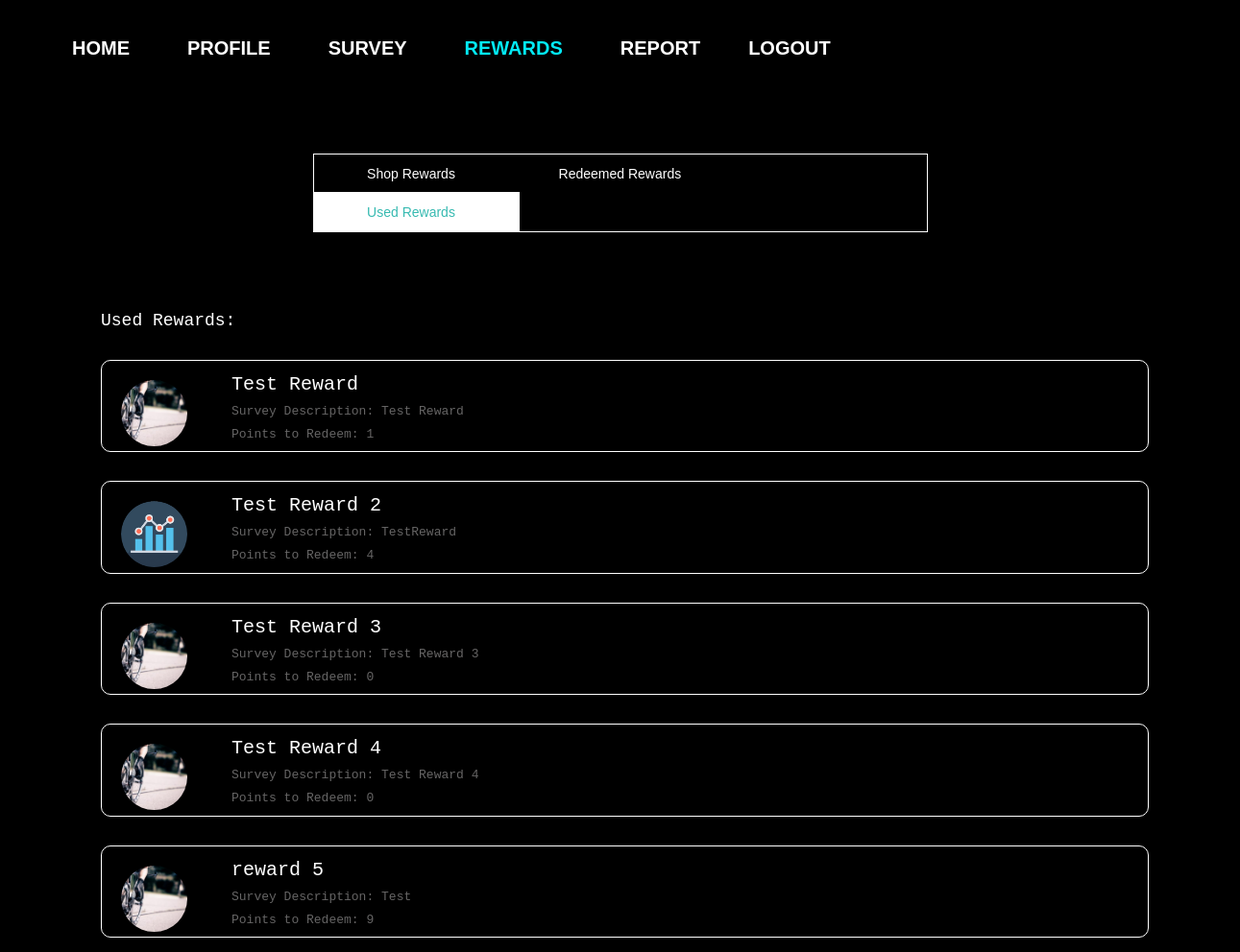
/usedrewards/ (signed in), run on the app's committed database.
### survey/models.py (models this page shows, shortened)
class Reward(models.Model):
    rewardtitle = models.CharField('Title', max_length=255)
    rewarddescription = models.CharField('Reward Description',max_length=5000)
    reward_pic = models.ImageField(upload_to='reward_pics', blank=True)
    requiredpoints = models.IntegerField(default=12)

### survey/views.py (the view)
# urls.py: path('usedrewards/', survey_views.usedrewards_view, name='usedrewards'),
def usedrewards_view(request):
    try:
        context = {
            'displayedpoints': TotalPoints.objects.get_or_create(user=request.user),
            'allusedrewards': UsedRewards.objects.get(user=request.user)
        }
    except:
        context={
            'displayedpoints': TotalPoints.objects.get_or_create(user=request.user),
            'allusedrewards':None
        }
    return render(request, 'survey/usedrewards.html', context)

### survey/templates/survey/usedrewards.html (shortened to what this page needs)
{% extends "survey/base.html" %}
{% load static %}
{% block css %}
<link rel="stylesheet" type="text/css" href="{% static 'survey/rewards.css' %}">
{% endblock %}
{% block navbar %}
<div class="nav_box">
<header class="navbarheader">
<div class=nav>
  <ul class=navbarlist>
    <a href="{% url 'survey:dashboard' %}" role="button">Home</a>
    <a href="{% url 'accounts:profile' %}" role="button">Profile</a>
    <a href="{% url 'survey:survey' %}" role="button">Survey</a>
    <a href="{% url 'survey:shoprewards' %}" role="button" class="active">Rewards</a>
    <a href="{% url 'survey:report' %}" role="button">Report</a>
    <a href="{% url 'logout' %}" id="logout">Logout</a>
  </ul>
</div>
</header>
</div>
{% endblock %}
{% block body_block %}
{% load widget_tweaks %}
<div class="points">
</div>
<section>
  <nav>
    <div></div>
    <ul>
      <li onclick="window.location.href='/shoprewards'">
      Shop Rewards
      </li>
      <li onclick="window.location.href='/redeemedrewards'" >
      Redeemed Rewards
    </li>
    <li onclick="window.location.href='/usedrewards'" class="active1">
      Used Rewards
    </li>
    </ul>
  </nav>
</section>
<div class="reward">
  <h2> Used Rewards:
    {% for reward in allusedrewards.usedrewards.all %}
    <div class="indiv">
      <div class="uh-image">
        <img class="uh-image-inner" src="{{reward.reward_pic.url}}">
      </div>
      <div class="title">
      {{reward.rewardtitle}}
      </div>
    <div class="des">
      Survey Description:
      {{reward.rewarddescription}}
    </div>
    <div class="pts">
      Points to Redeem:
      {{reward.requiredpoints}}
    </div>
    </div>
    {% endfor %}
  </h2>
</div>
{% endblock %}

### survey/static/survey/base.css (style rules this page uses)
html { height: 100%; }
body { background: #000000; margin: auto; font-family: "Trebuchet MS", monospace; }
div { padding:5px; }

### survey/static/survey/nav.css (style rules this page uses)
.navbarheader { color: white; display: flex; align-items: center; justify-content: center; overflow: hidden; display: flex; align-items: center; justify-content: center; flex-direction: row; height:100px; position:fixed; }
nav { display: flex; justify-content: center; }
.navbarlist { display: flex; list-style-type: none; }
.navbarlist a { margin: 10px 30px; position: relative; color: white; font-family: 'Oswald', sans-serif; font-size: 20px; font-weight: bold; text-transform: uppercase; text-decoration: none; }
.navbarlist a:before { position: absolute; bottom: -2px; content: ''; width: 100%; height: 3px; background: #03e9f4; transform: translateX(-100%); opacity: 0; }
.navbarlist .active { color: #03e9f4; }
#logout { margin-left: 20px; }

### survey/static/survey/rewards.css (style rules this page uses)
.points { margin-top:-90px; margin-left: 1200px; color:black; }
.reward { margin-left: 100px; color:white; }
.indiv { font-size: small; border: 1px solid #fff; margin-top: 30px; padding-left:100px; padding-top: 20px; margin-right: 90px; border-radius: 10px; }
.title { margin-left: 30px; font-size:20px; font-style: bold; }
.des { margin-left: 30px; color: rgb(102, 101, 101); }
.pts { margin-left: 30px; color: rgb(102, 101, 101); }
h2 { font-size: large; margin-top: 100px; }
section { position:relative; width:640px; margin:50px auto; }
nav { width:100%; }
nav ul li { display:inline-block; list-style:none; width:215px; text-align:center; font-family:Helvetica, sans-serif; border: 1px dashed rgba(255,255,255, 0); color:#fff; padding:10px 10px 10px 0; margin:-1px -5px -1px -1px; cursor:pointer; transition:all .2s; -webkit-transition:all .2s; }
a { color:white; }
nav ul { border: 1px solid #fff; position:absolute; width:100%; padding:0; z-index:100; }
.active1 { color:rgba(55, 186, 177, 1); background: #fff; }
.uh-image { margin-left: -80px; margin-bottom: -80px; width: 7%; border-radius: 50%; border: 5px solid var(--white); overflow: hidden; position: relative; display: flex; justify-content: center; align-items: center; cursor: pointer; }
.uh-image:after { content: ""; display: block; padding-bottom: 100%; }
.uh-image-inner { width: 100%; height: 100%; position: absolute; object-fit: cover; }

### data on the page
Reward: reward_pic (picture), rewardtitle "Test Reward", rewarddescription "Test Reward", requiredpoints "1"
Reward: reward_pic (picture), rewardtitle "Test Reward 2", rewarddescription "TestReward", requiredpoints "4"
Reward: reward_pic (picture), rewardtitle "Test Reward 3", rewarddescription "Test Reward 3", requiredpoints "0"
Reward: reward_pic (picture), rewardtitle "Test Reward 4", rewarddescription "Test Reward 4", requiredpoints "0"
Reward: reward_pic (picture), rewardtitle "reward 5", rewarddescription "Test", requiredpoints "9"
